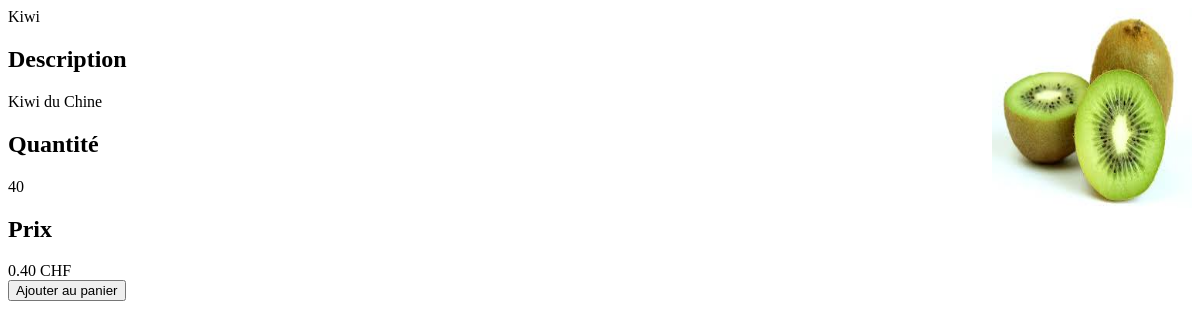
The app's page /getproduit.php?id=2 with its own data.
### tables this page shows
CREATE TABLE `produit` (
  `produitId` int(11) NOT NULL,
  `nom` varchar(45) NOT NULL,
  `description` text NOT NULL,
  `quantite` int(11) NOT NULL,
  `prix` float(10,2) NOT NULL,
  `posX` int(11) NOT NULL,
  `posY` int(11) NOT NULL
);

### getproduit.php (the view)
<!DOCTYPE html>
<html>
	<head>
		<link rel="stylesheet" href="./style.css"/>
	</head>
<body>
<?php
$baddress  = 'localhost';
$buser     = 'root';
$bpassword = 'etu2016';
$bname     = 'shop3d';
$db = new PDO("mysql:host=$baddress;dbname=$bname", $buser, $bpassword );
if (isset($_GET['id']))
	$id = $_GET['id'];
else
	exit("No id");
foreach($db->query("SELECT * FROM produit WHERE produitId=$id") as $row) {
    echo '<div id="pimg"><img src="./img/img_'.$id.'.jpg" class="pcimg"/></div>';
    echo '<div id="pname">'.$row['nom'].'</div>';
    echo '<h2>Description</h2><div id="pdesc">'.$row['description'].'</div>';
    echo '<h2>Quantité</h2><div id="pquat">'.$row['quantite'].'</div>';
    echo '<h2>Prix</h2><div id="pprix">'.$row['prix'].' CHF</div>';
}
    echo '<div><input type="button" value="Ajouter au panier" class="addpanier"/></div>';
?>
</body>
</html>

### style.css (style rules this page uses)
body { font-family: verdana; }
.pcimg { width: 200px; height: 200px; float:right; }

### records on screen
produit: nom "Kiwi", description "Kiwi du Chine", quantite "40", prix "0.40"
